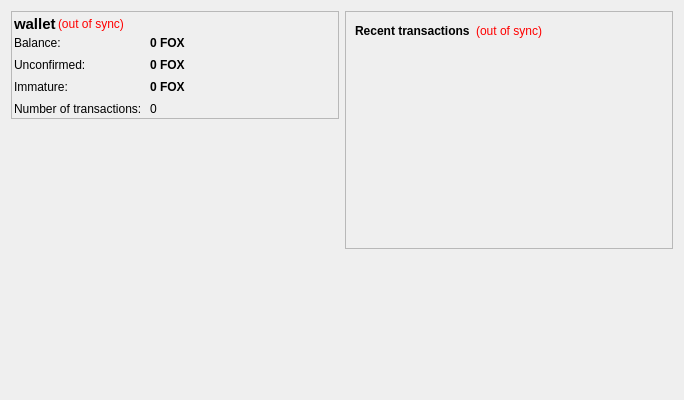
<?xml version="1.0" encoding="UTF-8"?>
<ui version="4.0">
 <class>OverviewPage</class>
 <widget class="QWidget" name="OverviewPage">
  <property name="geometry">
   <rect>
    <x>0</x>
    <y>0</y>
    <width>684</width>
    <height>400</height>
   </rect>
  </property>
  <property name="windowTitle">
   <string>Form</string>
  </property>
  <layout class="QHBoxLayout" name="horizontalLayout" stretch="1,1">
   <item>
    <layout class="QVBoxLayout" name="verticalLayout_2">
     <item>
      <widget class="QFrame" name="frame">
       <property name="enabled">
        <bool>true</bool>
       </property>
       <property name="sizePolicy">
        <sizepolicy hsizetype="Minimum" vsizetype="Maximum">
         <horstretch>0</horstretch>
         <verstretch>0</verstretch>
        </sizepolicy>
       </property>
       <property name="frameShape">
        <enum>QFrame::StyledPanel</enum>
       </property>
       <property name="frameShadow">
        <enum>QFrame::Raised</enum>
       </property>
       <layout class="QVBoxLayout" name="verticalLayout_4">
        <property name="spacing">
         <number>2</number>
        </property>
        <property name="margin">
         <number>2</number>
        </property>
        <item>
         <layout class="QHBoxLayout" name="horizontalLayout_4">
          <property name="spacing">
           <number>2</number>
          </property>
          <item>
           <widget class="QLabel" name="label_5">
            <property name="font">
             <font>
              <pointsize>11</pointsize>
              <weight>75</weight>
              <bold>true</bold>
             </font>
            </property>
            <property name="text">
             <string>wallet</string>
            </property>
           </widget>
          </item>
          <item>
           <widget class="QLabel" name="labelWalletStatus">
            <property name="toolTip">
             <string>&lt;html&gt;&lt;head/&gt;&lt;body&gt;&lt;p&gt;The displayed information may be out of date. Your Wallet automatically synchronizes with the OnionCoin network after a connection is established, but this process has not completed yet.&lt;/p&gt;&lt;/body&gt;&lt;/html&gt;</string>
            </property>
            <property name="styleSheet">
             <string notr="true">QLabel { color: red; }</string>
            </property>
            <property name="text">
             <string notr="true">(out of sync)</string>
            </property>
            <property name="alignment">
             <set>Qt::AlignLeading|Qt::AlignLeft|Qt::AlignVCenter</set>
            </property>
           </widget>
          </item>
          <item>
           <spacer name="horizontalSpacer_2">
            <property name="orientation">
             <enum>Qt::Horizontal</enum>
            </property>
            <property name="sizeHint" stdset="0">
             <size>
              <width>20</width>
              <height>20</height>
             </size>
            </property>
           </spacer>
          </item>
         </layout>
        </item>
        <item>
         <layout class="QFormLayout" name="formLayout_2">
          <property name="fieldGrowthPolicy">
           <enum>QFormLayout::AllNonFixedFieldsGrow</enum>
          </property>
          <property name="horizontalSpacing">
           <number>8</number>
          </property>
          <property name="verticalSpacing">
           <number>8</number>
          </property>
          <item row="0" column="0">
           <widget class="QLabel" name="label">
            <property name="text">
             <string>Balance:</string>
            </property>
           </widget>
          </item>
          <item row="1" column="0">
           <widget class="QLabel" name="label_3">
            <property name="text">
             <string>Unconfirmed:</string>
            </property>
           </widget>
          </item>
          <item row="1" column="1">
           <widget class="QLabel" name="labelUnconfirmed">
            <property name="font">
             <font>
              <weight>75</weight>
              <bold>true</bold>
             </font>
            </property>
            <property name="cursor">
             <cursorShape>IBeamCursor</cursorShape>
            </property>
            <property name="toolTip">
             <string>Total of transactions that have yet to be confirmed, and do not yet count toward the current balance</string>
            </property>
            <property name="text">
             <string notr="true">0 FOX</string>
            </property>
            <property name="textInteractionFlags">
             <set>Qt::LinksAccessibleByMouse|Qt::TextSelectableByKeyboard|Qt::TextSelectableByMouse</set>
            </property>
           </widget>
          </item>
          <item row="2" column="0">
           <widget class="QLabel" name="labelImmatureText">
            <property name="text">
             <string>Immature:</string>
            </property>
           </widget>
          </item>
          <item row="2" column="1">
           <widget class="QLabel" name="labelImmature">
            <property name="font">
             <font>
              <weight>75</weight>
              <bold>true</bold>
             </font>
            </property>
            <property name="toolTip">
             <string>Mined balance that has not yet matured</string>
            </property>
            <property name="text">
             <string notr="true">0 FOX</string>
            </property>
            <property name="textInteractionFlags">
             <set>Qt::LinksAccessibleByMouse|Qt::TextSelectableByKeyboard|Qt::TextSelectableByMouse</set>
            </property>
           </widget>
          </item>
          <item row="3" column="0">
           <widget class="QLabel" name="label_2">
            <property name="text">
             <string>Number of transactions:</string>
            </property>
           </widget>
          </item>
          <item row="3" column="1">
           <widget class="QLabel" name="labelNumTransactions">
            <property name="toolTip">
             <string>&lt;html&gt;&lt;head/&gt;&lt;body&gt;&lt;p&gt;Total number of transactions in wallet&lt;/p&gt;&lt;/body&gt;&lt;/html&gt;</string>
            </property>
            <property name="text">
             <string notr="true">0</string>
            </property>
           </widget>
          </item>
          <item row="0" column="1">
           <widget class="QLabel" name="labelBalance">
            <property name="font">
             <font>
              <weight>75</weight>
              <bold>true</bold>
             </font>
            </property>
            <property name="cursor">
             <cursorShape>IBeamCursor</cursorShape>
            </property>
            <property name="toolTip">
             <string>Your current balance</string>
            </property>
            <property name="text">
             <string notr="true">0 FOX</string>
            </property>
            <property name="textInteractionFlags">
             <set>Qt::LinksAccessibleByMouse|Qt::TextSelectableByKeyboard|Qt::TextSelectableByMouse</set>
            </property>
           </widget>
          </item>
         </layout>
        </item>
       </layout>
      </widget>
     </item>
     <item>
      <widget class="QFrame" name="verticalFrame">
       <property name="styleSheet">
        <string notr="true">image: url(:/icons/bitcoin);</string>
       </property>
       <layout class="QVBoxLayout" name="verticalLayout_5">
        <item>
         <layout class="QVBoxLayout" name="verticalLayout_6"/>
        </item>
       </layout>
      </widget>
     </item>
    </layout>
   </item>
   <item>
    <layout class="QVBoxLayout" name="verticalLayout_3">
     <item>
      <widget class="QFrame" name="frame_2">
       <property name="frameShape">
        <enum>QFrame::StyledPanel</enum>
       </property>
       <property name="frameShadow">
        <enum>QFrame::Raised</enum>
       </property>
       <layout class="QVBoxLayout" name="verticalLayout">
        <item>
         <layout class="QHBoxLayout" name="horizontalLayout_2">
          <item>
           <widget class="QLabel" name="label_4">
            <property name="text">
             <string>&lt;b&gt;Recent transactions&lt;/b&gt;</string>
            </property>
           </widget>
          </item>
          <item>
           <widget class="QLabel" name="labelTransactionsStatus">
            <property name="toolTip">
             <string>&lt;html&gt;&lt;head/&gt;&lt;body&gt;&lt;p&gt;The displayed information may be out of date. Your Wallet automatically synchronizes with the OnionCoin network after a connection is established, but this process has not completed yet.&lt;/p&gt;&lt;/body&gt;&lt;/html&gt;</string>
            </property>
            <property name="styleSheet">
             <string notr="true">QLabel { color: red; }</string>
            </property>
            <property name="text">
             <string notr="true">(out of sync)</string>
            </property>
            <property name="alignment">
             <set>Qt::AlignRight|Qt::AlignTrailing|Qt::AlignVCenter</set>
            </property>
           </widget>
          </item>
          <item>
           <spacer name="horizontalSpacer">
            <property name="orientation">
             <enum>Qt::Horizontal</enum>
            </property>
            <property name="sizeHint" stdset="0">
             <size>
              <width>40</width>
              <height>20</height>
             </size>
            </property>
           </spacer>
          </item>
         </layout>
        </item>
        <item>
         <widget class="QListView" name="listTransactions">
          <property name="styleSheet">
           <string notr="true">QListView { background: transparent; }</string>
          </property>
          <property name="frameShape">
           <enum>QFrame::NoFrame</enum>
          </property>
          <property name="verticalScrollBarPolicy">
           <enum>Qt::ScrollBarAlwaysOff</enum>
          </property>
          <property name="horizontalScrollBarPolicy">
           <enum>Qt::ScrollBarAlwaysOff</enum>
          </property>
          <property name="selectionMode">
           <enum>QAbstractItemView::NoSelection</enum>
          </property>
         </widget>
        </item>
       </layout>
      </widget>
     </item>
     <item>
      <spacer name="verticalSpacer_2">
       <property name="orientation">
        <enum>Qt::Vertical</enum>
       </property>
       <property name="sizeHint" stdset="0">
        <size>
         <width>20</width>
         <height>40</height>
        </size>
       </property>
      </spacer>
     </item>
    </layout>
   </item>
  </layout>
 </widget>
 <resources>
  <include location="../bitcoin.qrc"/>
 </resources>
 <connections/>
</ui>
